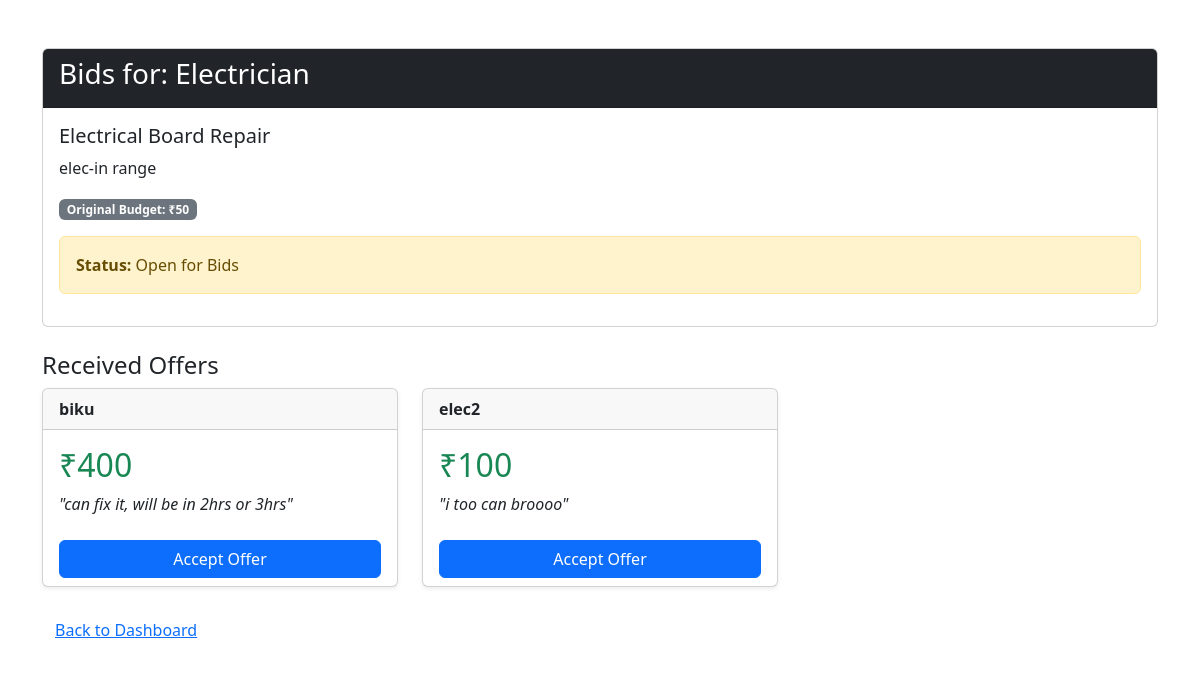
The page /view_bids/1 (signed in) on the database as committed earlier.
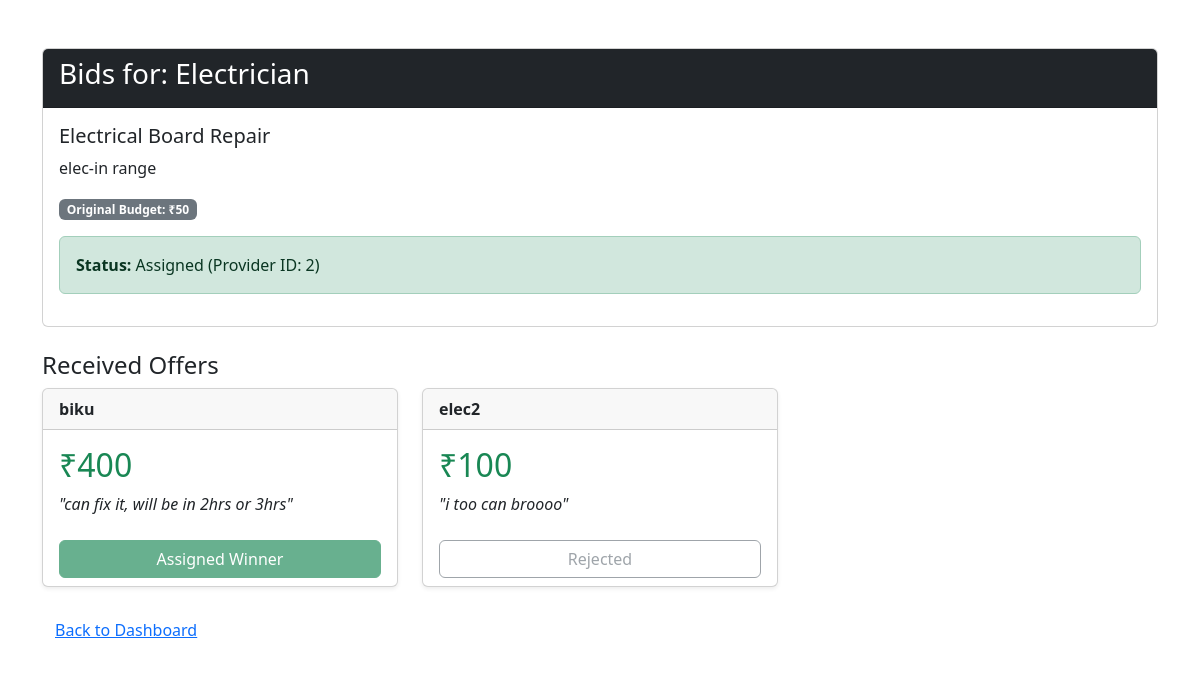
The same page on the database as committed later.
### app.py (models this page shows)
class service_request(db.Model):
    id=db.Column(db.Integer, primary_key=True)
    consumer_id=db.Column(db.Integer, nullable=False)
    con_latitude = db.Column(db.Float, nullable=False)
    con_longitude = db.Column(db.Float, nullable=False)
    service_title=db.Column(db.String(200), nullable=False)
    service_type=db.Column(db.String(50), nullable=False)
    budget=db.Column(db.Integer, nullable=False)
    desc=db.Column(db.String(500), nullable=False)
    is_active=db.Column(db.Boolean, default=True)
    is_inprogress=db.Column(db.Boolean, default=False)
    assigned_provider_id=db.Column(db.Integer, nullable=True)
    created_at=db.Column(db.DateTime, default=db.func.current_timestamp())

class bids(db.Model):
    id=db.Column(db.Integer, primary_key=True)
    bid_amount=db.Column(db.Integer, nullable=False)
    ser_req_id=db.Column(db.Integer, nullable=False)
    con_id=db.Column(db.Integer, nullable=False)
    prov_id=db.Column(db.Integer, nullable=False)
    msg=db.Column(db.String(500), nullable=False)

class users(db.Model):
    id = db.Column(db.Integer, primary_key=True)
    email = db.Column(db.String(120), unique=True, nullable=False, index=True)
    password_hash = db.Column(db.String(255), nullable=False)
    full_name = db.Column(db.String(120), nullable=False)
    latitude = db.Column(db.Float, nullable=False)
    longitude = db.Column(db.Float, nullable=False)
    radius_km = db.Column(db.Float, default=5.0)  # optional usage
    is_provider = db.Column(db.Boolean, default=False)
    is_consumer = db.Column(db.Boolean, default=False)
    user_skill=db.Column(db.String(20), nullable=True)
    created_at = db.Column(db.DateTime, default=db.func.current_timestamp())

### app.py (the view)
@app.route('/view_bids/<int:req_id>')
def view_bids(req_id):
    if 'user_id' not in session:
        return redirect(url_for('login'))
    req = service_request.query.get_or_404(req_id)
    if req.consumer_id != session['user_id']:
        flash("You are not authorized to view this request.")
        return redirect(url_for('consumer_dashboard'))
    results = db.session.query(bids, users).join(users, bids.prov_id == users.id).filter(bids.ser_req_id == req_id).all()
    return render_template('consumer/view_bids.html', service=req, bid_data=results)

### templates/consumer/view_bids.html (shortened to what this page needs)
{% extends 'base.html' %}
{% block body %}
<div class="container mt-5">
    <div class="card mb-4">
        <div class="card-header bg-dark text-white">
            <h3>Bids for: {{ service.service_type }}</h3>
        </div>
        <div class="card-body">
            <h5 class="card-title">{{ service.service_title }}</h5>
            <p class="card-text">{{ service.desc }}</p>
            <span class="badge bg-secondary">Original Budget: ₹{{ service.budget }}</span>
            {% if service.assigned_provider_id %}
                <div class="alert alert-success mt-3">
                    <strong>Status:</strong> Assigned (Provider ID: {{ service.assigned_provider_id }})
                </div>
            {% else %}
                <div class="alert alert-warning mt-3">
                    <strong>Status:</strong> Open for Bids
                </div>
            {% endif %}
        </div>
    </div>
    <h4>Received Offers</h4>
    <div class="row row-cols-1 row-cols-md-3 g-4">
        {% for bid, provider in bid_data %}
        <div class="col">
            <div class="card shadow-sm h-100">
                <div class="card-header d-flex justify-content-between align-items-center">
                    <span class="fw-bold">{{ provider.full_name }}</span>
                    </div>
                <div class="card-body">
                    <h2 class="card-title text-success">₹{{ bid.bid_amount }}</h2>
                    <p class="card-text fst-italic">"{{ bid.msg }}"</p>
                </div>
                <div class="card-footer bg-transparent border-top-0">
                    {% if not service.assigned_provider_id %}
                        <a href="{{ url_for('accept_bid', bid_id=bid.id) }}"
                           class="btn btn-primary w-100">Accept Offer</a>
                    {% elif service.assigned_provider_id == provider.id %}
                        <button class="btn btn-success w-100" disabled>Assigned Winner</button>
                    {% else %}
                        <button class="btn btn-outline-secondary w-100" disabled>Rejected</button>
                    {% endif %}
                </div>
            </div>
        </div>
        {% endfor %}
    </div>
    <div class="mt-4">
        <a href="{{ url_for('consumer_dashboard') }}" class="btn btn-link">Back to Dashboard</a>
    </div>
</div>
{% endblock body %}

### templates/base.html (shortened to what this page needs)
<!DOCTYPE html>
<html lang="en">
<head>
    <link href="https://cdn.jsdelivr.net/npm/bootstrap@5.3.7/dist/css/bootstrap.min.css" rel="stylesheet"
>
    <link rel="stylesheet" href="https://unpkg.com/leaflet@1.9.4/dist/leaflet.css" />
</head>
<body>
    {% block body %}
    {% endblock body %}
</body>
</html>

Rows that differ between the two databases and show on the page:
changed service_request "Electrician": assigned_provider_id (not shown) → "2"
computed for bids "can fix it, will be in 2hrs or 3hrs": text "Accept Offer" → "Assigned Winner"
computed for bids "i too can broooo": text "Accept Offer" → "Rejected"
Other text that changed with them:
text no longer shown: "Open for Bids"
text now shown: "Assigned (Provider ID: )"
